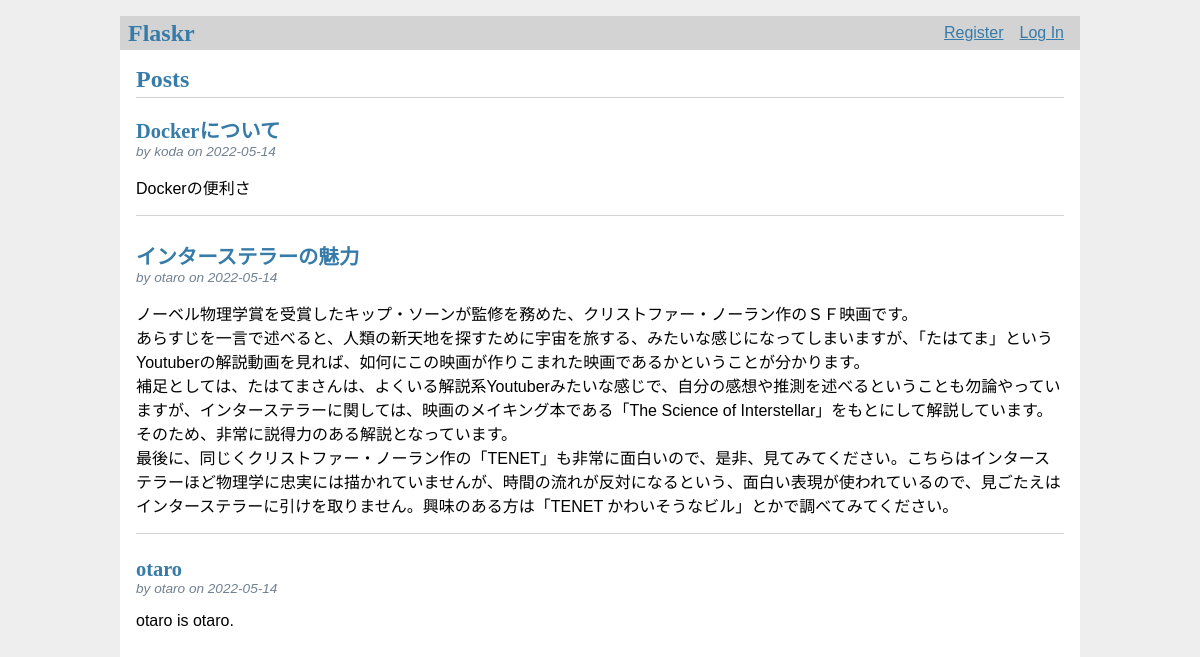
Before: / with the older database file.
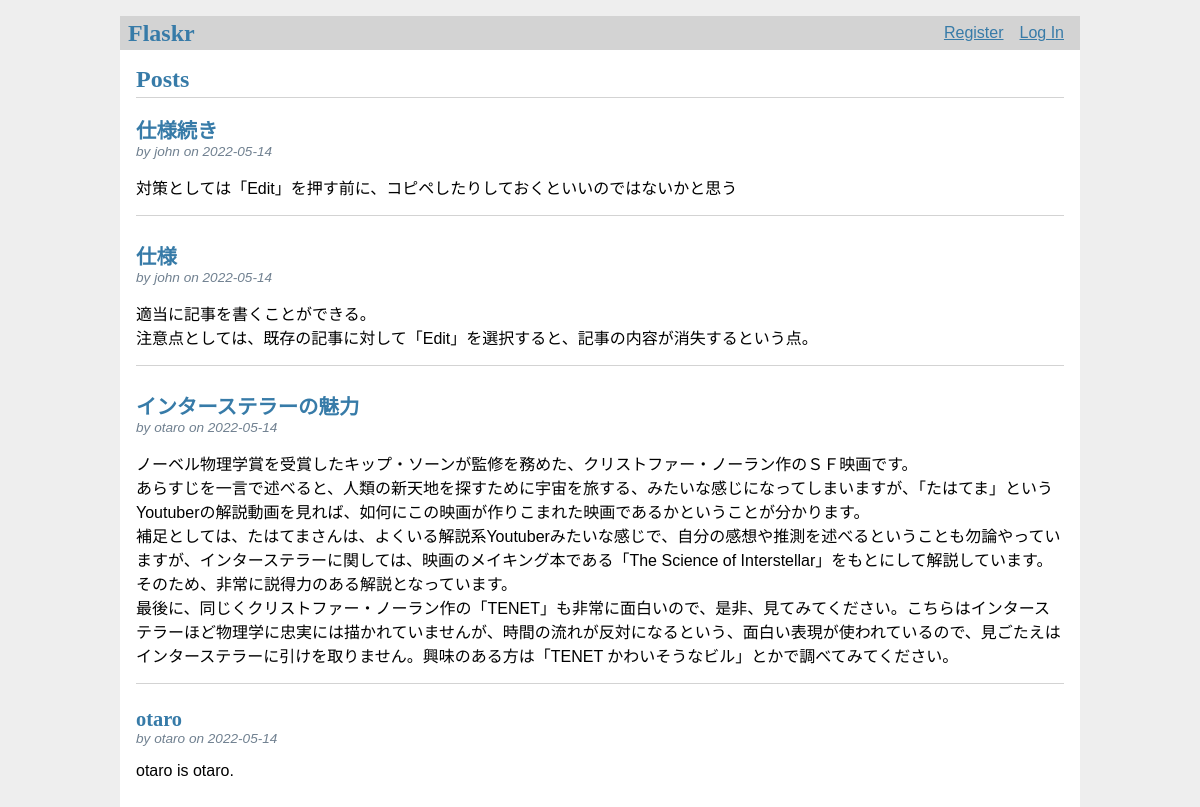
After: the same page with the newer database file.
### tables this page shows
CREATE TABLE post (
  id INTEGER PRIMARY KEY AUTOINCREMENT,
  author_id INTEGER NOT NULL,
  created TIMESTAMP NOT NULL DEFAULT CURRENT_TIMESTAMP,
  title TEXT NOT NULL,
  body TEXT NOT NULL,
  FOREIGN KEY (author_id) REFERENCES user (id)
);

CREATE TABLE user (
  id INTEGER PRIMARY KEY AUTOINCREMENT,
  username TEXT UNIQUE NOT NULL,
  password TEXT NOT NULL
);

### flaskr/blog.py (the view)
@bp.route('/')
def index():
    db = get_db()
    posts = db.execute(
        'SELECT p.id, title, body, created, author_id, username'
        '  FROM post p JOIN user u ON p.author_id = u.id'
        ' ORDER BY created DESC'
    ).fetchall()
    return render_template('blog/index.html', posts=posts)

### flaskr/auth.py (called while the page is built)
@bp.before_app_request
def load_logged_in_user():
    user_id = session.get('user_id')
    if user_id is None:
        g.user = None
    else:
        g.user = get_db().execute(
            'SELECT * FROM user WHERE id = ?', (user_id,)
        ).fetchone()

### flaskr/db.py (called while the page is built)
def get_db():
    if 'db' not in g:
        g.db = sqlite3.connect(
            current_app.config['DATABASE'],
            detect_types=sqlite3.PARSE_DECLTYPES
        )
        g.db.row_factory = sqlite3.Row
    return g.db

### flaskr/templates/blog/index.html (shortened to what this page needs)
{% extends 'base.html' %}
{% block header %}
  <h1>{% block title %}Posts{% endblock %}</h1>
{% endblock %}
{% block content %}
  {% for post in posts %}
    <article class="post">
      <header>
        <div>
          <h1>{{ post['title'] }}</h1>
          <div class="about">by {{ post['username'] }} on {{ post['created'].strftime('%Y-%m-%d') }}</div>
        </div>
      </header>
      <p class="body">{{ post['body'] }}</p>
    </article>
    {% if not loop.last %}
      <hr>
    {% endif %}
  {% endfor %}
{% endblock %}

### flaskr/templates/base.html (shortened to what this page needs)
<!doctype html>
<link rel="stylesheet" href="{{ url_for('static', filename='style.css') }}">
<nav>
  <h1>Flaskr</h1>
  <ul>
    {% if g.user %}
      <li><span>{{ g.user['username'] }}</span>
      <li><a href="{{ url_for('auth.logout') }}">Log Out</a>
    {% else %}
      <li><a href="{{ url_for('auth.register') }}">Register</a>
      <li><a href="{{ url_for('auth.login') }}">Log In</a>
    {% endif %}
  </ul>
</nav>
<section class="content">
  <header>
    {% block header %}{% endblock %}
  </header>
  {% block content %}{% endblock %}
</section>

### flaskr/static/style.css (style rules this page uses)
h1 { font-family: serif; color: #377ba8; margin: 1rem 0; }
a { color: #377ba8; }
hr { border: none; border-top: 1px solid lightgray; }
nav { background: lightgray; display: flex; align-items: center; padding: 0 0.5rem; }
nav h1 { flex: auto; margin: 0; }
nav ul { display: flex; list-style: none; margin: 0; padding: 0; }
nav ul li a, nav ul li span, header .action { display: block; padding: 0.5rem; }
.content { padding: 0 1rem 1rem; }
.content > header { border-bottom: 1px solid lightgray; display: flex; align-items: flex-end; }
.content > header h1 { flex: auto; margin: 1rem 0 0.25rem 0; }
.post > header { display: flex; align-items: flex-end; font-size: 0.85em; }
.post > header > div:first-of-type { flex: auto; }
.post > header h1 { font-size: 1.5em; margin-bottom: 0; }
.post .about { color: slategray; font-style: italic; }
.post .body { white-space: pre-line; }
.content:last-child { margin-bottom: 0; }

Changed rows visible on the page:
removed post: title "Dockerについて", username "koda", created "2022-05-14", body "Dockerの便利さ"
added post: title "仕様続き", username "john", created "2022-05-14", body "対策としては「Edit」を押す前に、コピペしたりしておくといいのではないかと思う"
added post: title "仕様", username "john", created "2022-05-14", body "適当に記事を書くことができる。 注意点としては、既存の記事に対して「Edit」を選択すると、記事の内容が消失するという点。"
